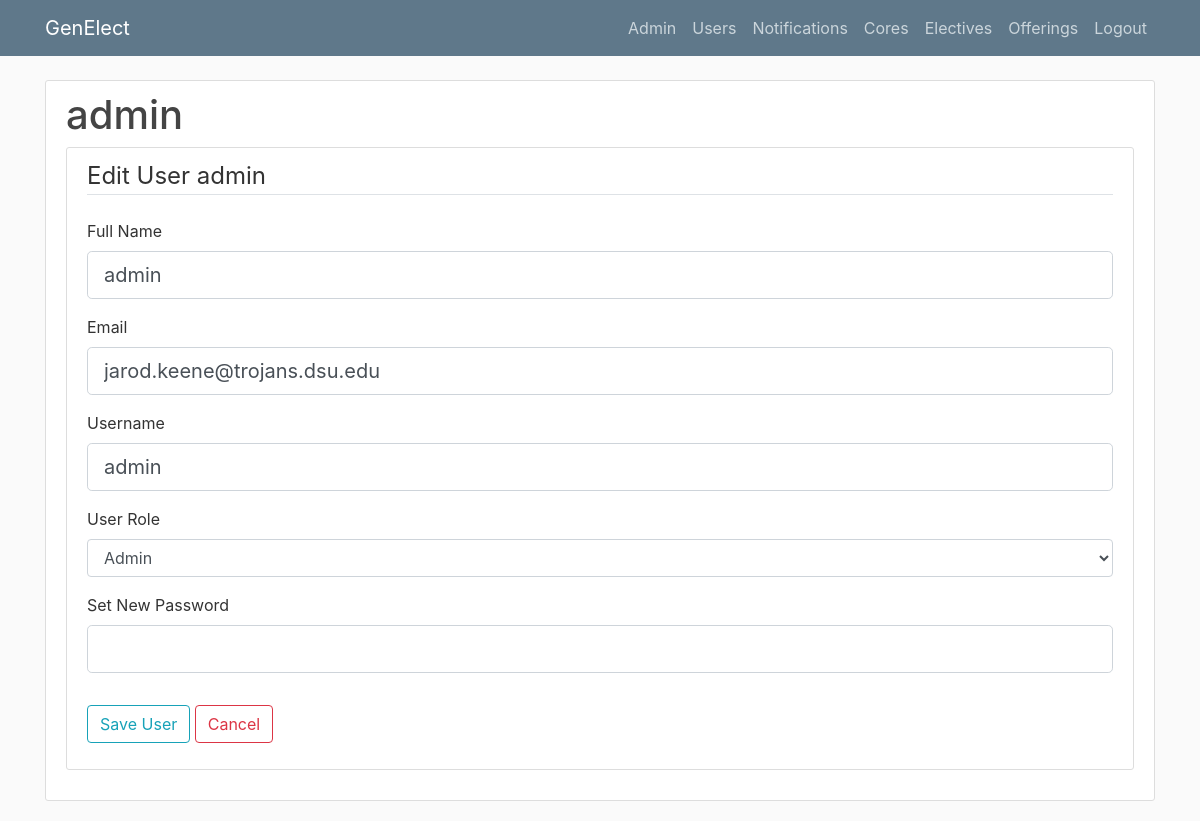
The page /edituser/1 (signed in) on the database its author committed.
### genElect/models.py (models this page shows)
class Base(db.Model):
    __abstract__ = True
    id = db.Column(db.Integer, primary_key=True, autoincrement=True)
    date_created = db.Column(db.DateTime, default=db.func.current_timestamp())
    date_modified = db.Column(db.DateTime, default=db.func.current_timestamp(),
            onupdate=db.func.current_timestamp())

class Users(Base, UserMixin):
    __tablename__ = 'users'
    username = db.Column(db.String(100), unique=True)
    full_name = db.Column(db.String(100))
    email = db.Column(db.String(100))
    role = db.Column(db.String(32), nullable=False)
    password = db.Column(db.String(128))
    registrations = db.relationship('Registrations', backref='user', lazy=True)
    core_registrations = db.relationship('CoreRegistrations', backref='user', lazy=True)
    completed_electives = db.relationship('Completions', backref='user', lazy=True)

### genElect/__init__.py (the view)
@app.route("/user/<user_id>", methods=['GET', 'POST'])
@app.route("/edituser/<user_id>", methods=['GET', 'POST'])
def edituser(user_id):
    if current_user.is_authenticated and current_user.role == "admin":
        user = Users.query.filter_by(id=int(user_id)).first()
        if user:
            form = UserForm()
            if user.role == "student":
                choices1 = [('-1',"None")] #choices for period 1 cores
                choices2 = [('-1',"None")] #choices for period 2 cores
                choices3 = [('-1',"None")] #choices for period 3 cores
                cur1 = -1
                cur2 = -1
                cur3 = -1
                for reg in user.core_registrations:
                    if reg.core.core_period == 1:
                        cur1 = reg.core.id
                    elif reg.core.core_period == 2:
                        cur2 = reg.core.id
                    else:
                        cur3 = reg.core.id
                cores = Cores.query.all()
                for core in cores:
                    if core.core_period == 1:
                        choices1.append((str(core.id),core.name))
                    elif core.core_period == 2:
                        choices2.append((str(core.id),core.name))
                    else:
                        choices3.append((str(core.id),core.name))
                form.core1.choices = choices1 #set the choices
                form.core2.choices = choices2 #set the choices
                form.core3.choices = choices3 #set the choices
            else:
                form.core1.data = form.core2.data = form.core3.data = "0"
            if form.validate_on_submit():
                if user.username != "admin":
                    if form.username.data == "admin":
                        flash("Username cannot be made admin", 'danger')
                    else:
                        user.username = form.username.data
                else:
                    if form.username.data != user.username:
                        flash("Admin username must not be changed", 'danger')
                user.full_name = form.full_name.data
                user.email = form.email.data
                if form.role.data != user.role:
                    if user.role == "student":
                        for core in user.core_registrations:
                            db.session.delete(core)
                        for elective in user.registrations:
                            db.session.delete(elective)
                        db.session.commit()
                    if user.username != "admin":
                        user.role = form.role.data
                    else:
                        flash("Admin account does not allow role change", 'danger')
                elif user.role == "student":
                    if cur1 != int(form.core1.data):
                        if cur1 != -1:
                            corereg = CoreRegistrations.query.filter_by(user_id=user.id,core_id=cur1).first()
                            if corereg:
                                flash(f"Removed core {corereg.core.name}", 'info')
                                db.session.delete(corereg)
                        if int(form.core1.data) != -1:
                            new_core_reg = CoreRegistrations(user_id=user.id,core_id=int(form.core1.data))
                            db.session.add(new_core_reg)
                            db.session.commit()
                            flash(f"Added core {new_core_reg.core.name}", 'info')
                    if cur2 != int(form.core2.data):
                        if cur2 != -1:
                            corereg = CoreRegistrations.query.filter_by(user_id=user.id,core_id=cur2).first()
                            if corereg:
                                flash(f"Removed core {corereg.core.name}", 'info')
                                db.session.delete(corereg)
                        if int(form.core2.data) != -1:
                            new_core_reg = CoreRegistrations(user_id=user.id,core_id=int(form.core2.data))
                            db.session.add(new_core_reg)
                            db.session.commit()
                            flash(f"Added core {new_core_reg.core.name}", 'info')
                    if cur3 != int(form.core3.data):
                        if cur3 != -1:
                            corereg = CoreRegistrations.query.filter_by(user_id=user.id,core_id=cur3).first()
                            if corereg:
                                flash(f"Removed core {corereg.core.name}", 'info')
                                db.session.delete(corereg)
                        if int(form.core3.data) != -1:
                            new_core_reg = CoreRegistrations(user_id=user.id,core_id=int(form.core3.data))
                            db.session.add(new_core_reg)
                            db.session.commit()
                            flash(f"Added core {new_core_reg.core.name}", 'info')
                if form.password.data:
                    user.password = form.password.data
                    flash("New password set", 'success')
                try:
                    db.session.commit()
                except:
                    flash("Something went wrong, try again but confirm data input", 'danger')
                flash("Account Info Updated", 'success')
                return redirect(f'/user/{user_id}')
            elif request.method == 'GET':
                if user.role == "student":
                    form.core1.data = str(cur1) #set the current registered
                    form.core2.data = str(cur2) #set the current registered
                    form.core3.data = str(cur3) #set the current registered
                form.full_name.data = user.full_name
                form.email.data = user.email
                form.username.data = user.username
                form.role.data = user.role
            return render_template('edituser.html', user=user, form=form, title="User Edit")
        else:
            return render_template('notfound.html')
    else:
        return render_template('denied.html')

### genElect/forms/__init__.py
class UserForm(FlaskForm):
	full_name = StringField('Full Name', validators=[DataRequired()])
	email = StringField('Email', validators=[DataRequired()])
	username = StringField('Username', validators=[DataRequired()])
	choices = [('student','Student'), ('instructor','Instructor'), ('admin','Admin')]
	role = SelectField('User Role', choices=choices, validators=[Required()])
	password = PasswordField('Set New Password')
	core1 = SelectField('Period 1 Core', choices=[('0','none')])
	core2 = SelectField('Period 2 Core', choices=[('0','none')])
	core3 = SelectField('Period 3 Core', choices=[('0','none')])
	submit = SubmitField('Save User')

### genElect/__init__.py (called while the page is built)
@login_manager.user_loader
def load_user(user_id):
    return Users.query.get(int(user_id))

### genElect/templates/edituser.html (shortened to what this page needs)
{% extends "layout.html" %}
{% block content %}
<div class="content-section">
  	<div class="media">
    	<div class="media-body">
      		<h2 class="account-heading">{{user.username}}</h2>
    	</div>
  	</div>
  <div class="content-section">
    	<form method="POST" action="">
    		<fieldset class="form-group">
    			<legend class="border-bottom mb-4">Edit User {{user.full_name}}</legend>
    			<div class="form-group">
    				{{ form.full_name.label(class="form-control-label") }}
                    {% if form.full_name.errors %}
                        {{ form.full_name(class="form-control form-control-lg is-invalid") }}
                        <div class="invalid-feedback">
                            {% for error in form.full_name.errors %}
                                <span>{{ error }}</span>
                            {% endfor%}
                        </div>
                    {% else %}
                        {{ form.full_name(class="form-control form-control-lg") }}
                    {% endif %}
    			</div>
    			<div class="form-group">
    				{{ form.email.label(class="form-control-label") }}
    				{% if form.email.errors %}
                        {{ form.email(class="form-control form-control-lg is-invalid") }}
                        <div class="invalid-feedback">
                            {% for error in form.email.errors %}
                                <span>{{ error }}</span>
                            {% endfor%}
                        </div>
                    {% else %}
                        {{ form.email(class="form-control form-control-lg") }}
                    {% endif %}
    			</div>
    			<div class="form-group">
    				{{ form.username.label(class="form-control-label") }}
    				{% if form.username.errors %}
                        {{ form.username(class="form-control form-control-lg is-invalid") }}
                        <div class="invalid-feedback">
                            {% for error in form.username.errors %}
                                <span>{{ error }}</span>
                            {% endfor%}
                        </div>
                    {% else %}
                        {{ form.username(class="form-control form-control-lg") }}
                    {% endif %}
    			</div>
    			<div class="form-group">
    				{{ form.role.label(class="form-control-label") }}
    				{{ form.role(class="form-control") }}
    			</div>
                <div class="form-group">
                    {{ form.password.label(class="form-control-label") }}
                    {% if form.password.errors %}
                        {{ form.password(class="form-control form-control-lg is-invalid") }}
                        <div class="invalid-feedback">
                            {% for error in form.password.errors %}
                                <span>{{ error }}</span>
                            {% endfor%}
                        </div>
                    {% else %}
                        {{ form.password(class="form-control form-control-lg") }}
                    {% endif %}
                </div>
    		</fieldset>
    		<div class="form-group">
    			{{ form.submit(class="btn btn-outline-info") }}
                <button type="button" onclick="window.location.href = '/allusers'" class="btn btn-outline-danger">Cancel</button>
            </div>
    	</form>
    </div>
</div>
{% endblock content %}

### genElect/static/main.css (style rules this page uses)
body { background: #fafafa; color: #333333; margin-top: 5rem; }
h1, h2, h3, h4, h5, h6 { color: #444444; }
.content-section { background: #ffffff; padding: 10px 20px; border: 1px solid #dddddd; border-radius: 3px; margin-bottom: 20px; }
.account-heading { font-size: 2.5rem; }

### rows shown on the page
Users: username "admin", full_name "admin", email "jarod.keene@trojans.dsu.edu", role "Admin"
